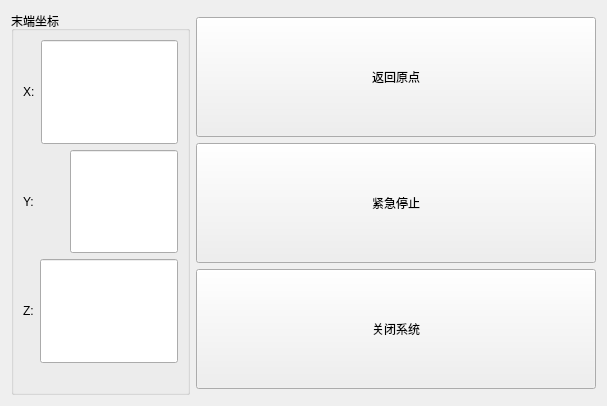
         <widget class="QWidget" name="tab11">
          <attribute name="title">
           <string>当前位置</string>
          </attribute>
          <layout class="QGridLayout" name="gridLayout_4">
           <item row="2" column="1">
            <widget class="QPushButton" name="pushButton_softstop">
             <property name="minimumSize">
              <size>
               <width>0</width>
               <height>120</height>
              </size>
             </property>
             <property name="text">
              <string>紧急停止</string>
             </property>
            </widget>
           </item>
           <item row="1" column="1">
            <widget class="QPushButton" name="pushButton_origin">
             <property name="minimumSize">
              <size>
               <width>400</width>
               <height>120</height>
              </size>
             </property>
             <property name="text">
              <string>返回原点</string>
             </property>
            </widget>
           </item>
           <item row="0" column="0" rowspan="5">
            <widget class="QGroupBox" name="groupBox">
             <property name="title">
              <string>末端坐标</string>
             </property>
             <layout class="QVBoxLayout" name="verticalLayout_3">
              <item>
               <layout class="QHBoxLayout" name="horizontalLayout_7">
                <item>
                 <widget class="QLabel" name="label">
                  <property name="text">
                   <string>X:</string>
                  </property>
                 </widget>
                </item>
                <item>
                 <widget class="QLineEdit" name="lineEdit_x">
                  <property name="sizePolicy">
                   <sizepolicy hsizetype="Expanding" vsizetype="Expanding">
                    <horstretch>0</horstretch>
                    <verstretch>0</verstretch>
                   </sizepolicy>
                  </property>
                  <property name="focusPolicy">
                   <enum>Qt::NoFocus</enum>
                  </property>
                  <property name="alignment">
                   <set>Qt::AlignRight|Qt::AlignTrailing|Qt::AlignVCenter</set>
                  </property>
                  <property name="readOnly">
                   <bool>true</bool>
                  </property>
                 </widget>
                </item>
               </layout>
              </item>
              <item>
               <layout class="QHBoxLayout" name="horizontalLayout_8">
                <item>
                 <widget class="QLabel" name="label_2">
                  <property name="minimumSize">
                   <size>
                    <width>41</width>
                    <height>0</height>
                   </size>
                  </property>
                  <property name="text">
                   <string>Y:</string>
                  </property>
                 </widget>
                </item>
                <item>
                 <widget class="QLineEdit" name="lineEdit_y">
                  <property name="sizePolicy">
                   <sizepolicy hsizetype="Expanding" vsizetype="Expanding">
                    <horstretch>0</horstretch>
                    <verstretch>0</verstretch>
                   </sizepolicy>
                  </property>
                  <property name="focusPolicy">
                   <enum>Qt::NoFocus</enum>
                  </property>
                  <property name="alignment">
                   <set>Qt::AlignRight|Qt::AlignTrailing|Qt::AlignVCenter</set>
                  </property>
                  <property name="readOnly">
                   <bool>true</bool>
                  </property>
                 </widget>
                </item>
               </layout>
              </item>
              <item>
               <layout class="QHBoxLayout" name="horizontalLayout_9">
                <item>
                 <widget class="QLabel" name="label_3">
                  <property name="text">
                   <string>Z:</string>
                  </property>
                 </widget>
                </item>
                <item>
                 <widget class="QLineEdit" name="lineEdit_z">
                  <property name="sizePolicy">
                   <sizepolicy hsizetype="Expanding" vsizetype="Expanding">
                    <horstretch>0</horstretch>
                    <verstretch>0</verstretch>
                   </sizepolicy>
                  </property>
                  <property name="focusPolicy">
                   <enum>Qt::NoFocus</enum>
                  </property>
                  <property name="alignment">
                   <set>Qt::AlignRight|Qt::AlignTrailing|Qt::AlignVCenter</set>
                  </property>
                  <property name="readOnly">
                   <bool>true</bool>
                  </property>
                 </widget>
                </item>
               </layout>
              </item>
              <item>
               <widget class="QLabel" name="label_info">
                <property name="text">
                 <string/>
                </property>
               </widget>
              </item>
             </layout>
            </widget>
           </item>
           <item row="3" column="1">
            <widget class="QPushButton" name="pushButton_ShutDown">
             <property name="minimumSize">
              <size>
               <width>0</width>
               <height>120</height>
              </size>
             </property>
             <property name="text">
              <string>关闭系统</string>
             </property>
            </widget>
           </item>
          </layout>
         </widget>
